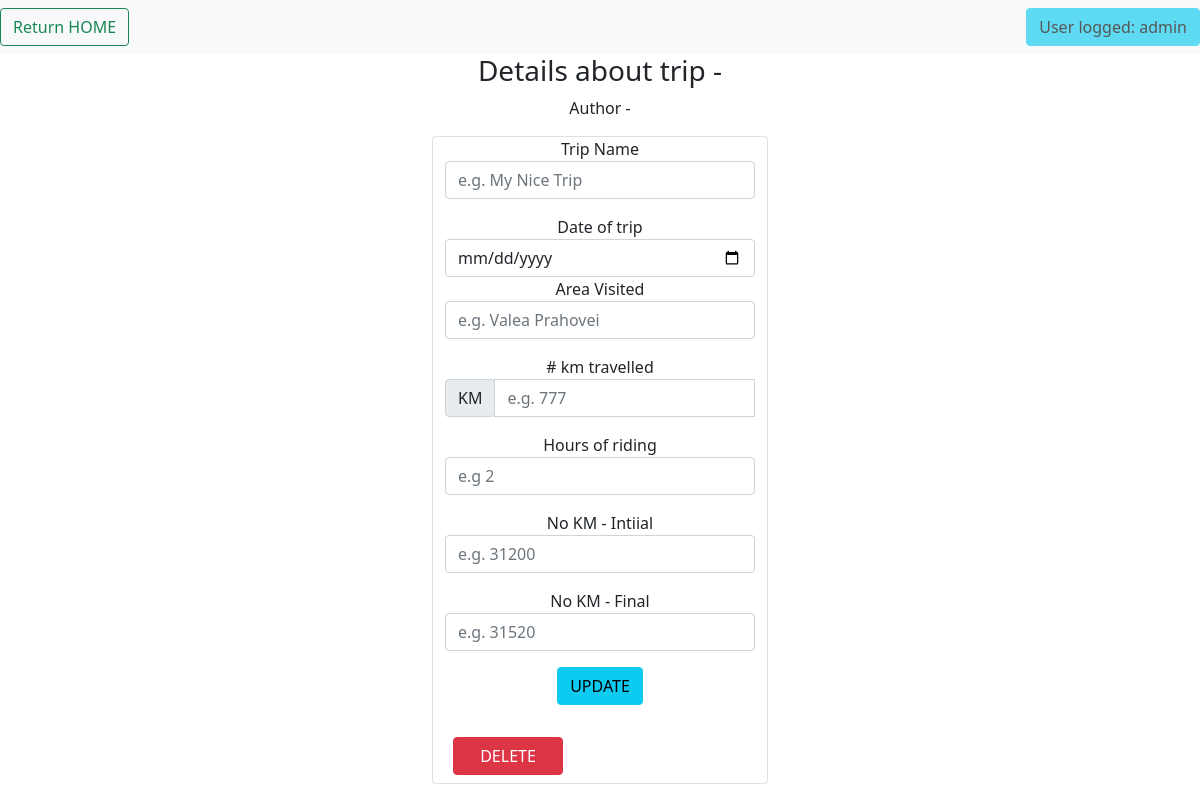
Before: /TEST_VRAICA (signed in) with the older database file.
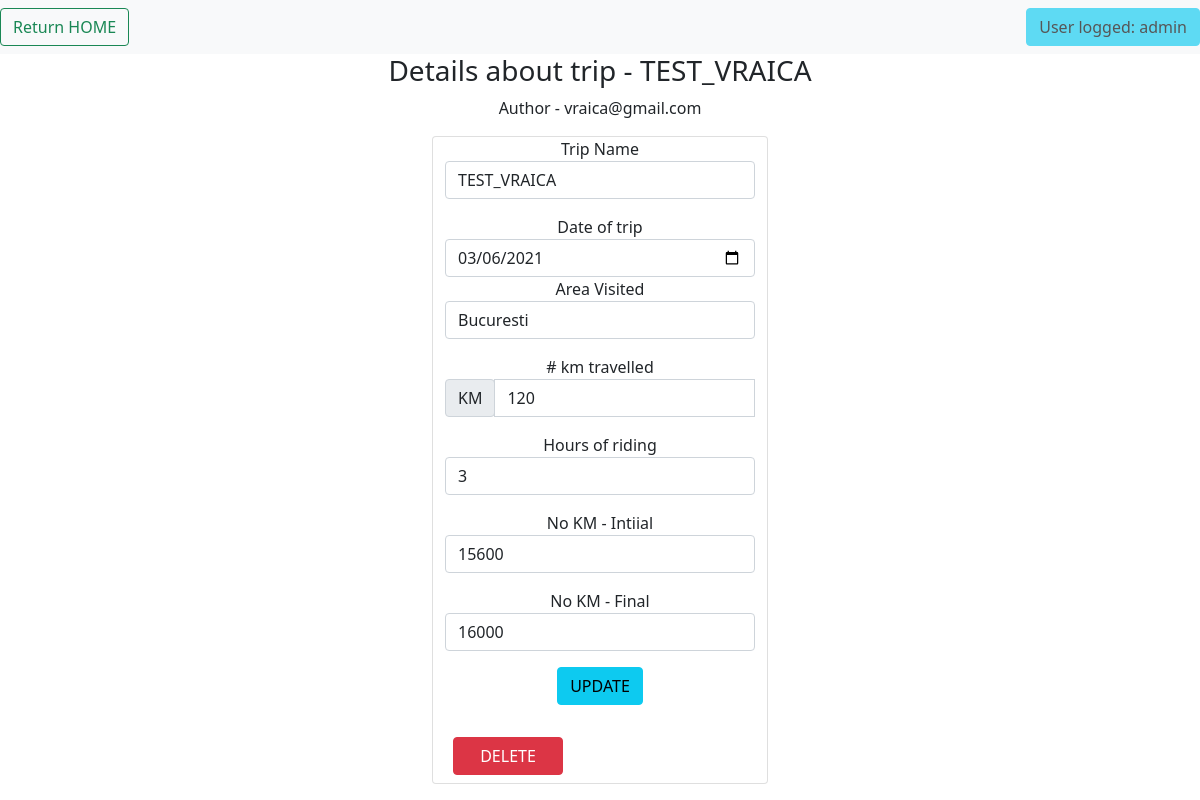
After: the same page with the newer database file.
### application/models.py (models this page shows, shortened)
class TripRecords(db.Model):
    __tablename__ = 'TripRecords'
    id = db.Column(db.Integer, primary_key=True)
    trip_name = db.Column(db.String(100))
    trip_date = db.Column(db.Date)
    area_name = db.Column(db.String(50))
    km_travelled = db.Column(db.Integer)
    h_travelled = db.Column(db.Integer)
    km_initial = db.Column(db.Integer)
    km_final = db.Column(db.Integer)
    added_by = db.Column(db.String(100))

### application/routes.py (the view)
@app.route('/<trip_name>')
@login_required
def detailed_trip(trip_name):
    if session['logged_user'] != app.config['ADMIN_USER']:
        found_trip = TripRecords.query.filter_by(trip_name=trip_name, added_by=session['logged_user']).first()
    else:
        found_trip = TripRecords.query.filter_by(trip_name=trip_name).first()
    return render_template('detailed_trip.html', detailed_trip=found_trip, crr_user=session['logged_user'].split('@')[0])

### application/routes.py (called while the page is built)
@loginMan.user_loader
def load_user(email):
    return Riders.query.filter_by(email=email).first()

### application/templates/detailed_trip.html (shortened to what this page needs)
{% extends 'trips_common.html' %}
{%block trip_details%}
<div class="text=center">
    <h3>Details about trip - {{detailed_trip.trip_name}}</h3>
    <p>Author - {{detailed_trip.added_by}}</p>
</div>
<div class="text-center container pb-1" style="width: 30%">
    <div class="card text-center container ml-2" style="width: 100%;">
        <form action="{{url_for('update_existing_trip', rider_email=detailed_trip.added_by,
                                    trip_name=detailed_trip.trip_name)}}" method="POST" class="needs-validation"
              novalidate>
            <div class="form-row">
                <div class="col-md mb-3">
                    <label for="validationCustom01">Trip Name</label>
                    <input type="text" class="form-control" id="validationCustom01" name="new_trip_name"
                           placeholder="e.g. My Nice Trip" value="{{detailed_trip.trip_name}}"
                           required>
                </div>
                <div>
                    <label for="validationCustom01">Date of trip</label>
                    <input type="date" class="form-control" id="validationCustom011" name="new_trip_date"
                           placeholder="e.g. 23/04/1992" value="{{detailed_trip.trip_date}}"
                           required>
                </div>
                <div class="col-md mb-3">
                    <label for="validationCustom02">Area Visited</label>
                    <input type="text" class="form-control" id="validationCustom02" name="new_area_name"
                           placeholder="e.g. Valea Prahovei" value="{{detailed_trip.area_name}}"
                           required>
                </div>
                <div class="col-md mb-3">
                    <label for="validationCustomUsername"># km travelled</label>
                    <div class="input-group">
                        <div class="input-group-prepend">
                            <span class="input-group-text" id="inputGroupPrepend">KM</span>
                        </div>
                        <input type="number" class="form-control" id="validationCustomUsername" name="new_km_travelled"
                               placeholder="e.g. 777" value="{{detailed_trip.km_travelled}}"
                               aria-describedby="inputGroupPrepend" required>
                    </div>
                </div>
            </div>
            <div class="form-row">
                <div class="col-md mb-3">
                    <label for="validationCustom03">Hours of riding</label>
                    <input type="number" class="form-control" id="validationCustom03" name="new_hours_riding"
                           placeholder="e.g 2" value="{{detailed_trip.h_travelled}}" required>
                </div>
                <div class="col-md mb-3">
                    <label for="validationCustom04">No KM - Intiial</label>
                    <input type="number" class="form-control" id="validationCustom04" name="new_km_initial"
                           placeholder="e.g. 31200" value="{{detailed_trip.km_initial}}" required>
                </div>
                <div class="col-md mb-3">
                    <label for="validationCustom05">No KM - Final</label>
                    <input type="number" class="form-control" id="validationCustom05" name="new_km_final"
                           placeholder="e.g. 31520" value="{{detailed_trip.km_final}}" required>
                </div>
            </div>
            <button class="btn btn-info mb-4" name="update_trip" type="submit" value="tripUpdate">UPDATE</button>
        </form>
        <a href="{{url_for('delete_trip', rider_email = detailed_trip.added_by, trip_name=detailed_trip.trip_name)}}"
           class="btn btn-danger m-2" style="width: 110px">DELETE</a>
    </div>
</div>
{%endblock%}

Changed rows visible on the page:
added TripRecords: trip_name "TEST_VRAICA", added_by "vraica@gmail.com", new_trip_name "TEST_VRAICA", new_trip_date "03/06/2021", new_area_name "Bucuresti", new_km_travelled "120", new_hours_riding "3", new_km_initial "15600", new_km_final "16000"
